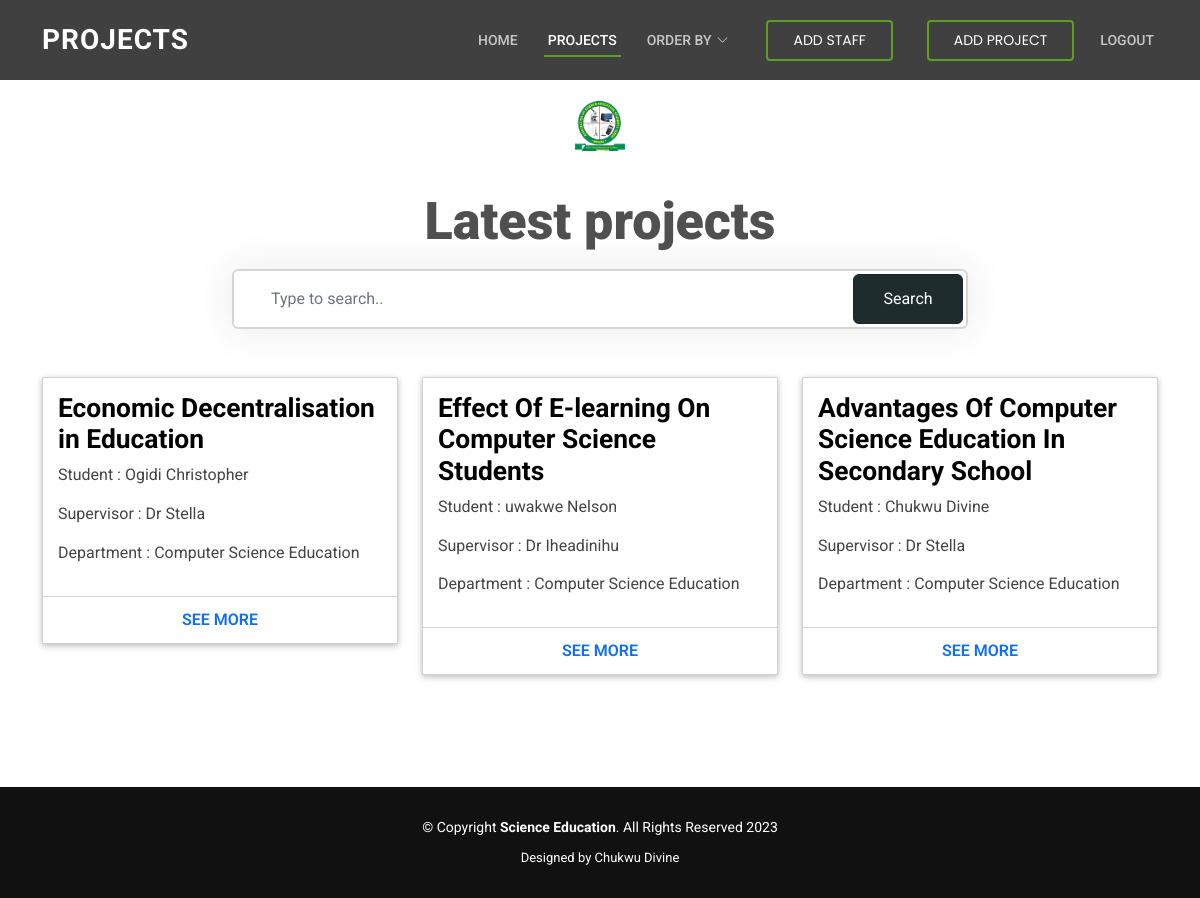
Page /projects/ (signed in) on the committed database.
### projects/models.py (models this page shows, shortened)
class Project(models.Model):
    name = models.CharField(max_length=100)
    student = models.CharField(max_length=100)
    department = models.ForeignKey(Department, related_name='projects', on_delete=models.CASCADE)
    document = models.FileField(upload_to='documents')
    supervisor = models.ForeignKey(Supervisor, related_name='projects', on_delete=models.CASCADE)
    date_added = models.DateTimeField(auto_now_add=True)
    class Meta:
        ordering = ('-date_added',)

class Supervisor(models.Model):
    name = models.CharField(max_length=100)
    department = models.ForeignKey(Department, related_name='supervisors', on_delete=models.CASCADE)
    def __str__(self):
        return self.name

class Department(models.Model):
    name = models.CharField(max_length=100)
    def __str__(self):
        return self.name

### projects/views.py (the view)
# urls.py: path('', include('projects.urls')),
@login_required
def projects(request):
    search = request.GET.get('search')
    department = Department.objects.all()
    if search:
        p = Project.objects.filter(name__icontains=search)
    else:
        p = Project.objects.all()
    paginator = Paginator(p, 8)
    page = request.GET.get('page')
    project = paginator.get_page(page)
    return render(request, 'projects.html', {'searchTerm': search, 'projects': project, 'departments': department})

### projects/templates/projects.html (shortened to what this page needs)
{% extends 'base.html' %}
{% load static%}
{% block content%}
<section class="wrapper">
    <div class="container-fostrap">
        <div>
            <img src="{% static 'logo.png' %}" class="fostrap-logo"/>
            {%if searchTerm%}
            <h1 class="heading">
                Search for {{searchTerm}}
            </h1>
            {% else %}
            <h1 class="heading">
                Latest projects
            </h1>
            {%endif%}
        </div>
        <form action="">
            <div class="s container">
                <div class="row height d-flex justify-content-center align-items-center">
                    <div class="col-md-8">
                        <div class="search">
                            <input type="text" name="search" list="datalistOptions" class="form-control" placeholder="Type to search..">
                            <button class="btn btn-dark">Search</button>
                        </div>
                    </div>
                </div>
            </div>
        </form>
        <div class="content mt-5">
            <div class="container">
                <div class="row">
                    {% for p in projects %}
                    <div class="col-xs-12 col-sm-4">
                        <div class="card">
                            <div class="card-content">
                                <h4 class="card-title">
                                    <a href="">{{p.name}}
                                    </a>
                                </h4>
                                <p class="">
                                    Student : {{p.student}}
                                </p>
                                <p class="">
                                    Supervisor : {{p.supervisor}}
                                </p>
                                <p class="">
                                    Department : {{p.department}}
                                </p>
                            </div>
                            <div class="card-read-more">
                                <a href="" class="btn btn-link btn-block">
                                    See More
                                </a>
                            </div>
                        </div>
                    </div>
                    {% endfor %}
                </div>
            </div>
        </div>
    </div>
</section>
{% endblock content %}

### mySchoolProject/templates/base.html (shortened to what this page needs)
{% load static%}
<!DOCTYPE html>
<html lang="en">
<head>
  <link href="{% static 'landing/vendor/animate.css/animate.min.css' %}" rel="stylesheet">
  <link href="{% static 'landing/vendor/bootstrap/css/bootstrap.min.css' %}" rel="stylesheet">
  <link href="{% static 'landing/vendor/bootstrap-icons/bootstrap-icons.css' %}" rel="stylesheet">
  <link href="{% static 'landing/vendor/boxicons/css/boxicons.min.css' %}" rel="stylesheet">
  <link href="{% static 'landing/vendor/glightbox/css/glightbox.min.css' %}" rel="stylesheet">
  <link href="{% static 'landing/vendor/swiper/swiper-bundle.min.css' %}" rel="stylesheet">
  <link href="{% static 'landing/css/style.css' %}" rel="stylesheet">
</head>
<body>
<header id="header" class="fixed-top d-flex align-items-center">
  <div class="container d-flex align-items-center justify-content-between">
    <h1 class="logo"><a href="{% url 'projects' %}">Projects</a></h1>
  {% if request.path == '/' %}
    <nav id="navbar" class="navbar">
      <ul>
        <li><a class="nav-link scrollto active" href="">Home</a></li>
        <li><a class="nav-link scrollto " href="{% url 'projects' %}">Projects</a></li>
        <li><a class="nav-link scrollto" href="{% url 'signin' %}">Signin</a></li>
        {% comment %} <li><a class="getstarted scrollto" href="{% url 'signup' %}">Get Started</a></li> {% endcomment %}
      </ul>
      <i class="bi bi-list mobile-nav-toggle"></i>
    </nav>
  {% elif request.path == '/projects/' %}
    <nav id="navbar" class="navbar">
      <ul>
        <li><a class="nav-link scrollto" href="{% url 'home'%}">Home</a></li>
        <li><a class="nav-link scrollto  active" href="{% url 'projects' %}">Projects</a></li>
        <li class="dropdown"><a href=""><span>Order by</span> <i class="bi bi-chevron-down"></i></a>
        </li>
        {% if user.is_superuser %}
        <li><a class="getstarted scrollto" href="{% url 'add_staff'%}">Add staff</a></li>
        {% endif %}
        <li><a class="getstarted scrollto" href="{% url 'add_project' %}">Add project</a></li>
        <li><a class=" scrollto" href="{% url 'logout' %}">Logout</a></li>
      </ul>
    </nav>
    {% else %}
    <h1> No header </h1>
    {% endif %}
  </div>
</header>
<div id="main">
  {% block content %}
  {% endblock content %}
</div>
<footer id="footer">
  <div class="container">
    <div class="copyright">
      &copy; Copyright <strong><span>Science Education</span></strong>. All Rights Reserved <script type="text/javascript">var year = new Date();document.write(year.getFullYear());</script>
    </div>
    <div class="credits">Designed by <a>Chukwu Divine</a>
    </div>
  </div>
</footer>
</body>
</html>

### static/landing/css/style.css (style rules this page uses)
body { font-family: "Open Sans", sans-serif; color: #444444; }
a { color: #5c9f24; text-decoration: none; }
h1, h2, h3, h4, h5, h6 { font-family: "Roboto", sans-serif; }
#header { background: rgba(0, 0, 0, 0.75); transition: all 0.5s; z-index: 997; height: 80px; }
#header .logo { font-size: 28px; margin: 0; padding: 0; line-height: 1; font-weight: 700; letter-spacing: 1px; text-transform: uppercase; }
#header .logo a { color: #fff; }
.navbar { padding: 0; }
.navbar ul { margin: 0; padding: 0; display: flex; list-style: none; align-items: center; }
.navbar li { position: relative; }
.navbar>ul>li { white-space: nowrap; padding: 10px 0 10px 22px; }
.navbar a, .navbar a:focus { display: flex; align-items: center; justify-content: space-between; padding: 0 4px; font-family: "Roboto", sans-serif; font-size: 14px; font-weight: 500; color: rgba(255, 255, 255, 0.7); white-space: nowrap; transition: 0.3s; text-transform: uppercase; position: relative; }
.navbar a i, .navbar a:focus i { font-size: 12px; line-height: 0; margin-left: 5px; }
.navbar>ul>li>a:before { content: ""; position: absolute; width: 100%; height: 2px; bottom: -6px; left: 0; background-color: #5c9f24; visibility: hidden; width: 0px; transition: all 0.3s ease-in-out 0s; }
.navbar a:hover:before, .navbar li:hover>a:before, .navbar .active:before { visibility: visible; width: 100%; }
.navbar a:hover, .navbar .active, .navbar .active:focus, .navbar li:hover>a { color: #fff; }
.navbar .getstarted, .navbar .getstarted:focus { padding: 8px 25px; margin-left: 12px; border-radius: 4px; color: #fff; font-weight: 400; font-family: "Poppins", sans-serif; border: 2px solid #5c9f24; }
section { padding: 60px 0; }
#footer { background: #111111; padding: 0 0 30px 0; color: #fff; font-size: 14px; }
#footer .copyright { text-align: center; padding-top: 30px; }
#footer .credits { padding-top: 10px; text-align: center; font-size: 13px; color: #fff; }

### projects/templates/projects.html (style rules this page uses)
.search { position: relative; box-shadow: 0 0 40px rgba(51, 51, 51, .1); }
.search input { height: 60px; text-indent: 25px; border: 2px solid #d6d4d4; }
.search button { position: absolute; top: 5px; right: 5px; height: 50px; width: 110px; background: rgba(3, 17, 19, 0.887); }
html, body { -moz-box-sizing: border-box; box-sizing: border-box; height: 100%; width: 100%; background: #FFF; font-family: 'Roboto', sans-serif; font-weight: 400; }
.wrapper { display: table; height: 100%; width: 100%; }
.container-fostrap { display: table-cell; padding: 1em; text-align: center; vertical-align: middle; }
.fostrap-logo { width: 100px; margin-bottom:15px }
h1.heading { color: #fff; font-size: 1.15em; font-weight: 900; margin: 0 0 0.5em; color: #505050; }
@media (min-width: 450px) { h1.heading { font-size: 3.55em; } }
@media (min-width: 760px) { h1.heading { font-size: 3.05em; } }
@media (min-width: 900px) { h1.heading { font-size: 3.25em; margin: 0 0 0.3em; } }
.card { display: block; margin-bottom: 20px; line-height: 1.42857143; background-color: #fff; border-radius: 2px; box-shadow: 0 2px 5px 0 rgba(0,0,0,0.16),0 2px 10px 0 rgba(0,0,0,0.12); transition: box-shadow .25s; }
.card-content { padding:15px; text-align:left; }
.card-title { margin-top:0px; font-weight: 700; font-size: 1.65em; }
.card-title a { color: #000; text-decoration: none !important; }
.card-read-more { border-top: 1px solid #D4D4D4; }
.card-read-more a { text-decoration: none !important; padding:10px; font-weight:600; text-transform: uppercase }

### rows in the picture
Project: name "Economic Decentralisation in Education", student "Ogidi Christopher", supervisor "Dr Stella", department "Computer Science Education"
Project: name "Effect Of E-learning On Computer Science Students", student "uwakwe Nelson", supervisor "Dr Iheadinihu", department "Computer Science Education"
Project: name "Advantages Of Computer Science Education In Secondary School", student "Chukwu Divine", supervisor "Dr Stella", department "Computer Science Education"
